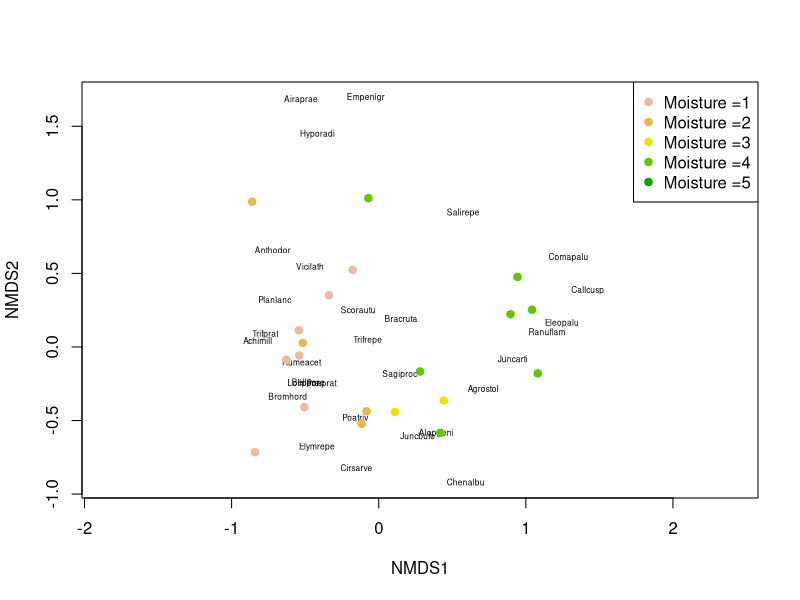
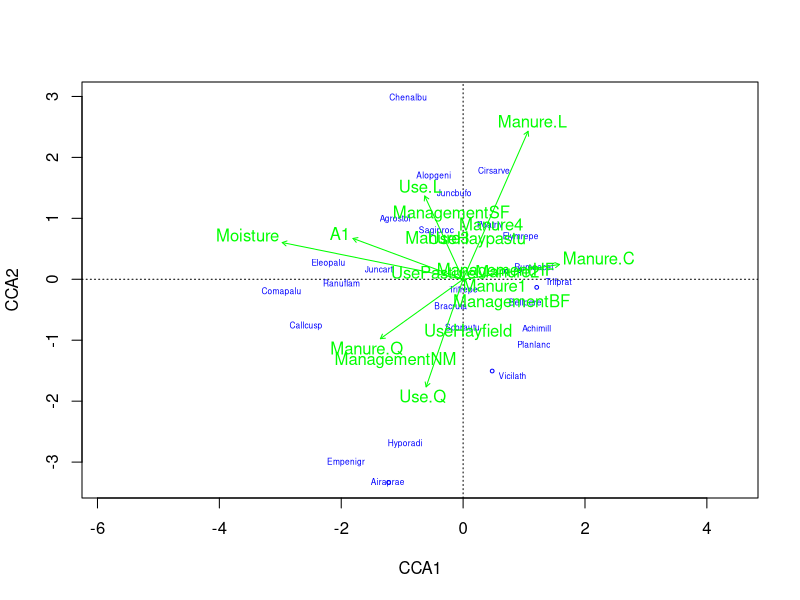

The R script that drew these images, in order:
## ---- chunk 1
knitr::opts_chunk$set(echo = TRUE)
## ---- chunk 2
library(vegan)
data(dune)
data(dune.env)
?dune
## ---- chunk 3
dune_mds <- metaMDS(dune)

## ---- chunk 4
    plot(dune_mds, type='n')
    text(dune_mds, 'sp', cex=.5)
    # generate vector of colors 
    color_vect = rev(terrain.colors(6))[-1]
    points(dune_mds, 'sites', pch=19, 
           col=color_vect[dune.env$Moisture])
    legend('topright', paste("Moisture =", 1:5, sep=''), 
           col=color_vect, pch=19)
## ---- chunk 5
dune.env$Moisture <- as.numeric(dune.env$Moisture)
cca_veg <- cca(dune ~ ., data= dune.env)
RsquareAdj(cca_veg, 100)
## ---- chunk 6
anova(cca_veg, permutations = 999)
## ---- chunk 7
anova(cca_veg, by='margin', permutations = 999)
## ---- chunk 8
plot(cca_veg, type='n', scaling=1)
orditorp(cca_veg, display='sp', cex=0.5, scaling=1, col='blue')
text(cca_veg, display='cn', col='green')
## ---- chunk 9
anova(cca_veg, by='margin', permutations = 999)
